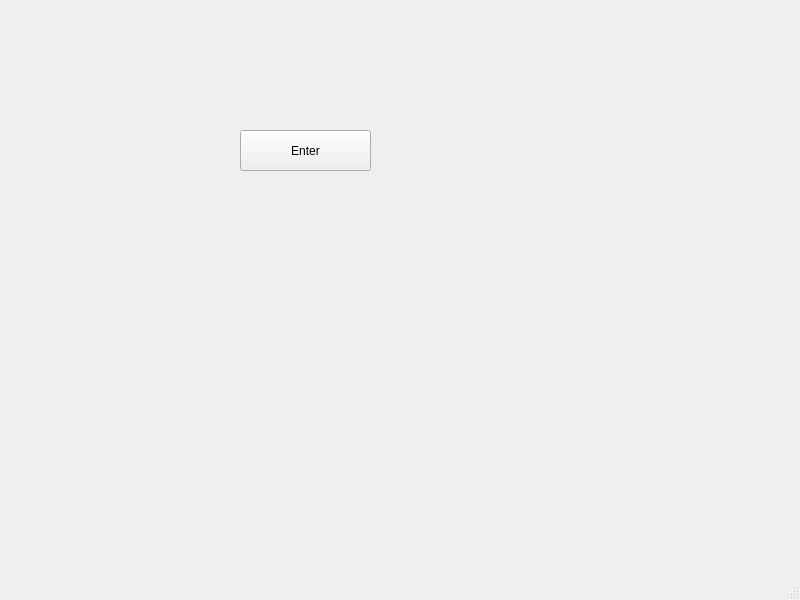
<?xml version="1.0" encoding="UTF-8"?>
<ui version="4.0">
 <class>MainWindow</class>
 <widget class="QMainWindow" name="MainWindow">
  <property name="geometry">
   <rect>
    <x>0</x>
    <y>0</y>
    <width>800</width>
    <height>600</height>
   </rect>
  </property>
  <property name="windowTitle">
   <string>MainWindow</string>
  </property>
  <widget class="QWidget" name="centralwidget">
   <widget class="QPushButton" name="pushButton">
    <property name="geometry">
     <rect>
      <x>240</x>
      <y>130</y>
      <width>131</width>
      <height>41</height>
     </rect>
    </property>
    <property name="text">
     <string>Enter</string>
    </property>
   </widget>
  </widget>
  <widget class="QMenuBar" name="menubar">
   <property name="geometry">
    <rect>
     <x>0</x>
     <y>0</y>
     <width>800</width>
     <height>23</height>
    </rect>
   </property>
  </widget>
  <widget class="QStatusBar" name="statusbar"/>
 </widget>
 <resources/>
 <connections/>
</ui>
